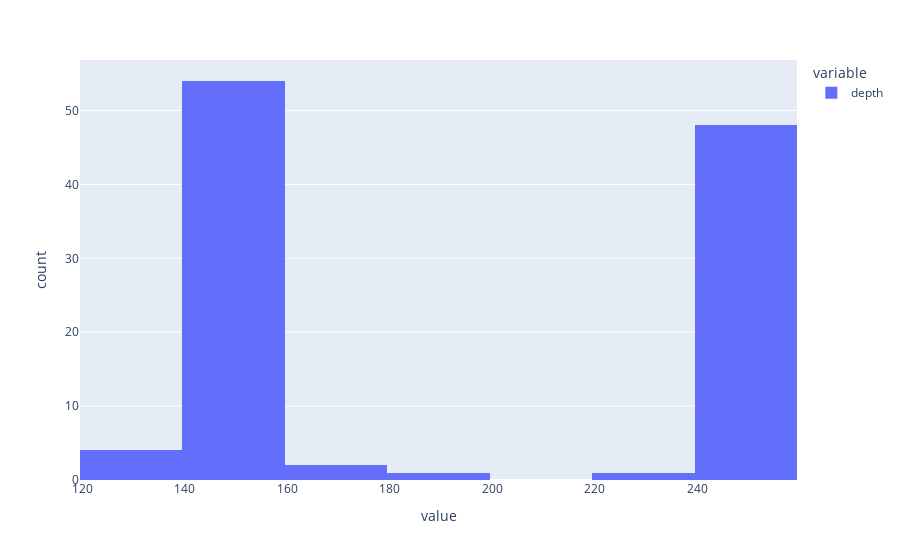

Notebook cell for this chart:
### Code cell
data["depth"].plot.hist()

### Figure 1 — Plotly figure (JSON) as saved in the notebook; plotly's stock layout.template omitted (floating-point values rounded to 4 significant figures)
{"data": [{"alignmentgroup": "True", "bingroup": "x", "hovertemplate": "variable=depth<br>value=%{x}<br>count=%{y}<extra></extra>", "legendgroup": "depth", "marker": {"color": "#636efa", "pattern": {"shape": ""}}, "name": "depth", "offsetgroup": "depth", "orientation": "v", "showlegend": true, "type": "histogram", "x": [123, 136, 130, 148, 145, 145, 141, 141, 141, 147, 141, 145, 145, 141, 141, 148, 148, 181, 159, 179, 164, 149, 149, 145, 145, 136, 150, 244, 150, 150, 150, 150, 150, 150, 150, 150, 150, 150, 150, 150, 150, 150, 152, 152, 150, 153, 149, 150, 150, 150, 150, 150, 150, 150, 150, 250, 148, 249, 150, 150, 150, 150, 246, 250, 145, 150, 251, 250, 251, 250, 241, 249, 250, 235, 250, 250, 250, 250, 250, 250, 250, 250, 250, 249, 250, 250, 250, 249, 250, 250, 249, 250, 256, 249, 250, 249, 250, 250, 245, 250, 250, 250, 250, 250, 246, 249, 244, 241, 250, 250], "xaxis": "x", "yaxis": "y"}], "layout": {"barmode": "relative", "legend": {"title": {"text": "variable"}, "tracegroupgap": 0}, "margin": {"t": 60}, "xaxis": {"anchor": "y", "domain": [0, 1], "title": {"text": "value"}}, "yaxis": {"anchor": "x", "domain": [0, 1], "title": {"text": "count"}}}}
